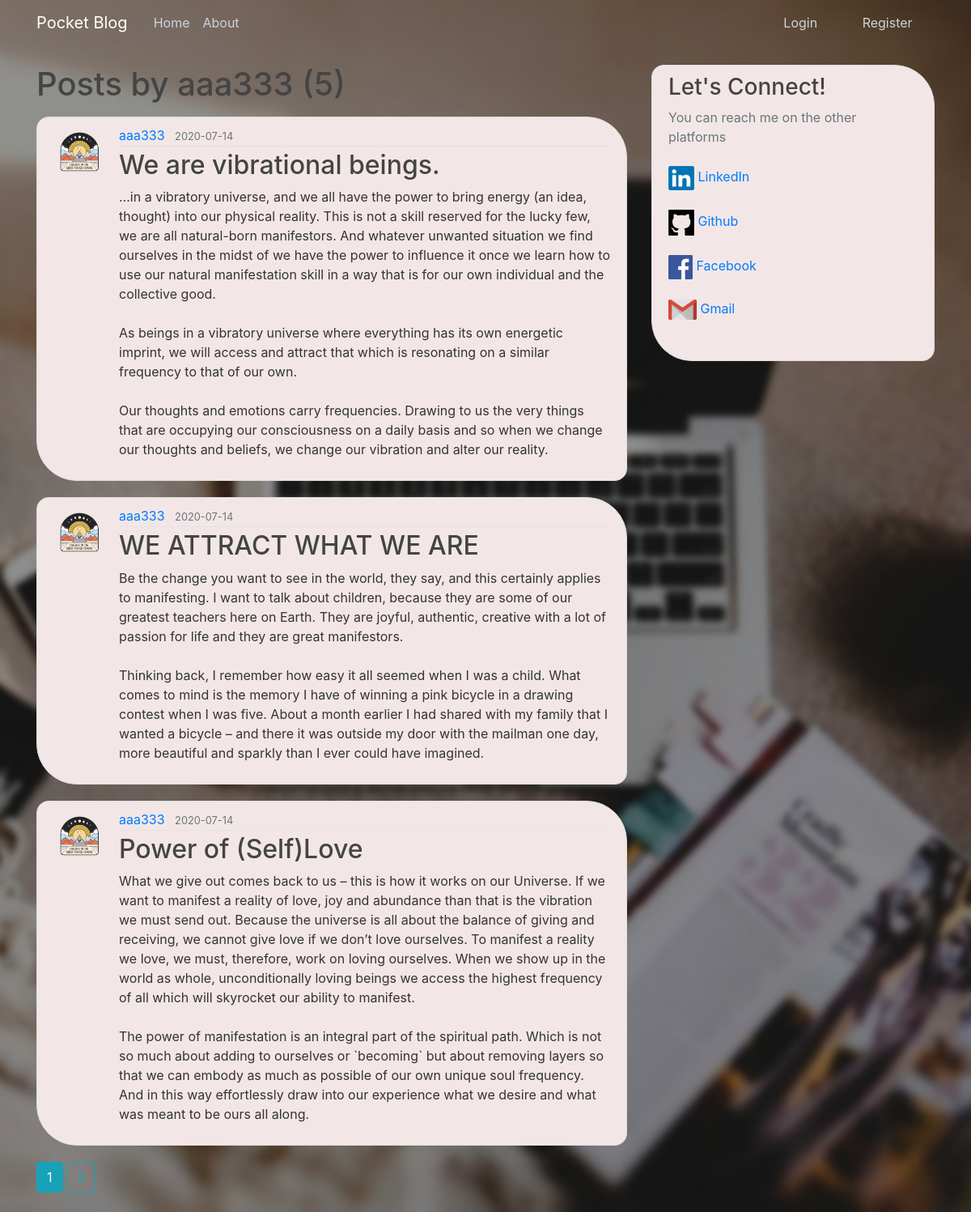
The page /user/aaa333 on the database its author committed.
### pocket_blog/models.py (models this page shows, shortened)
class User(db.Model, UserMixin):
    __tablename__ = 'user'
    id = db.Column(db.Integer, primary_key=True)
    username = db.Column(db.String(20), unique=True, nullable=False)
    email = db.Column(db.String(120), unique=True, nullable=False)
    image_file = db.Column(db.String(20), nullable=False, default='default.jpg')
    password = db.Column(db.String(60), nullable=False)
    posts = db.relationship('Post', backref='author', lazy=True)

class Post(db.Model):
    __tablename__ = 'post'
    id = db.Column(db.Integer, primary_key=True)
    title = db.Column(db.String(100), nullable=False)
    date_posted = db.Column(db.DateTime, nullable=False, default=datetime.utcnow)
    content = db.Column(db.Text, nullable=False)
    user_id = db.Column(db.Integer, db.ForeignKey('user.id'), nullable=False)

### pocket_blog/users/routes.py (the view)
@users.route("/user/<string:username>")
def user_posts(username):
    page = request.args.get('page', 1, type=int)
    user = User.query.filter_by(username=username).first_or_404()
    posts = Post.query.filter_by(author=user) \
        .order_by(Post.date_posted.desc()) \
        .paginate(page=page, per_page=3)
    return render_template('user_posts.html', posts=posts, user=user)

### pocket_blog/templates/user_posts.html
{% extends "layout.html" %}
{% block content %}
    <h1 class="mb-3">Posts by {{ user.username }} ({{ posts.total }})</h1>
    {% for post in posts.items %}
        <article class="media content-section">
          <img class="rounded-circle article-img" src="{{ url_for('static', filename='profile_pics/' + post.author.image_file) }}">
          <div class="media-body">
            <div class="article-metadata">
              <a class="mr-2" href="{{ url_for('users.user_posts', username=post.author.username) }}">{{ post.author.username }}</a>
              <small class="text-muted">{{ post.date_posted.strftime('%Y-%m-%d') }}</small>
            </div>
            <h2><a class="article-title" href="{{ url_for('posts.post', post_id=post.id) }}">{{ post.title }}</a></h2>
            <p class="article-content">{{ post.content }}</p>
          </div>
        </article>
    {% endfor %}
    {% for page_num in posts.iter_pages(left_edge=1, right_edge=1, left_current=1, right_current=2) %}
      {% if page_num %}
        {% if posts.page == page_num %}
          <a class="btn btn-info mb-4" href="{{ url_for('users.user_posts', username=user.username, page=page_num) }}">{{ page_num }}</a>
        {% else %}
          <a class="btn btn-outline-info mb-4" href="{{ url_for('users.user_posts', username=user.username, page=page_num) }}">{{ page_num }}</a>
        {% endif %}
      {% else %}
        ...
      {% endif %}
    {% endfor %}
{% endblock content %}

### pocket_blog/static/main.css (style rules this page uses)
body { background: #E0D1D5 url("desktopbg.jpg") no-repeat center center fixed; -webkit-background-size: cover; -moz-background-size: cover; -o-background-size: cover; background-size: cover; height: 100vh; width: 100%; color: #333333; margin-top: 5rem; }
h1, h2, h3, h4, h5, h6 { color: #444444; }
.content-section { background: #F2E7E6; padding: 10px 20px; border: 1px solid #dddddd; border-radius: 15px 50px; margin-bottom: 20px; }
.article-title { color: #444444; }
.article-content { white-space: pre-line; }
.article-img { height: 65px; width: 65px; margin-right: 16px; }
.article-metadata { padding-bottom: 1px; margin-bottom: 4px; border-bottom: 1px solid #e3e3e3 }

### rows shown on the page
User: username "aaa333"
Post: image_file (picture), author.username "aaa333", date_posted "2020-07-14", title "We are vibrational beings.", content "…in a vibratory universe, and we all have the power to bring energy (an idea, thought) into our physical reality. This is not a skill reserved for the lucky few, we are all natural-born manifestors. And whatever unwanted situation we find ourselves in the midst of we have the power to influence it once we learn how to use our natural manifestation skill in a way that is for our own individual and the collective good. As beings in a vibratory universe where everything has its own energetic imprint, we will access and attract that which is resonating on a similar frequency to that of our own. Our thoughts and emotions carry frequencies. Drawing to us the very things that are occupying our…"
Post: image_file (picture), author.username "aaa333", date_posted "2020-07-14", title "WE ATTRACT WHAT WE ARE", content "Be the change you want to see in the world, they say, and this certainly applies to manifesting. I want to talk about children, because they are some of our greatest teachers here on Earth. They are joyful, authentic, creative with a lot of passion for life and they are great manifestors. Thinking back, I remember how easy it all seemed when I was a child. What comes to mind is the memory I have of winning a pink bicycle in a drawing contest when I was five. About a month earlier I had shared with my family that I wanted a bicycle – and there it was outside my door with the mailman one day, more beautiful and sparkly than I ever could have imagined."
Post: image_file (picture), author.username "aaa333", date_posted "2020-07-14", title "Power of (Self)Love", content "What we give out comes back to us – this is how it works on our Universe. If we want to manifest a reality of love, joy and abundance than that is the vibration we must send out. Because the universe is all about the balance of giving and receiving, we cannot give love if we don’t love ourselves. To manifest a reality we love, we must, therefore, work on loving ourselves. When we show up in the world as whole, unconditionally loving beings we access the highest frequency of all which will skyrocket our ability to manifest. The power of manifestation is an integral part of the spiritual path. Which is not so much about adding to ourselves or `becoming` but about removing layers so that we…"

### other values the page prints
{{ posts.total }} "5"
{{ page_num }} "1"
